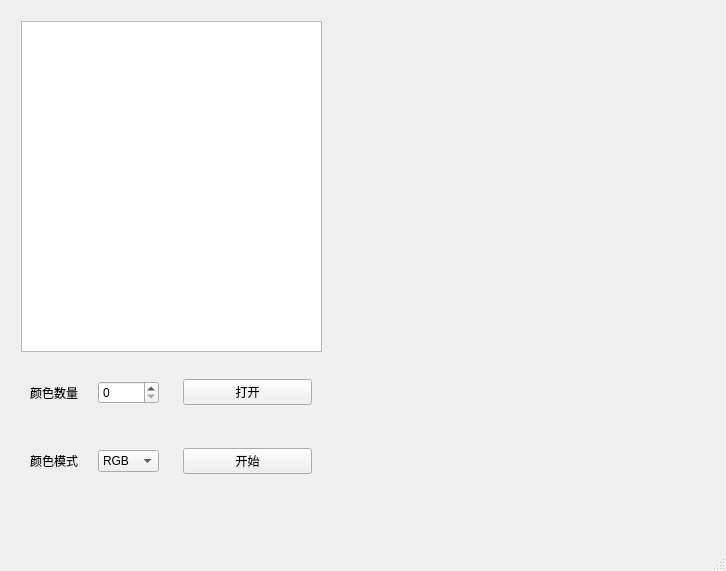
<?xml version="1.0" encoding="UTF-8"?>
<ui version="4.0">
 <class>mainwindow</class>
 <widget class="QMainWindow" name="mainwindow">
  <property name="enabled">
   <bool>true</bool>
  </property>
  <property name="geometry">
   <rect>
    <x>0</x>
    <y>0</y>
    <width>726</width>
    <height>571</height>
   </rect>
  </property>
  <property name="minimumSize">
   <size>
    <width>726</width>
    <height>0</height>
   </size>
  </property>
  <property name="maximumSize">
   <size>
    <width>726</width>
    <height>578</height>
   </size>
  </property>
  <property name="windowTitle">
   <string>ColorTool</string>
  </property>
  <widget class="QWidget" name="centralwidget">
   <widget class="QWidget" name="widget_7" native="true">
    <property name="geometry">
     <rect>
      <x>11</x>
      <y>11</y>
      <width>321</width>
      <height>499</height>
     </rect>
    </property>
    <widget class="QWidget" name="widget" native="true">
     <property name="geometry">
      <rect>
       <x>10</x>
       <y>350</y>
       <width>300</width>
       <height>131</height>
      </rect>
     </property>
     <layout class="QGridLayout" name="gridLayout">
      <item row="0" column="0">
       <widget class="QWidget" name="widget_2" native="true">
        <layout class="QHBoxLayout" name="horizontalLayout">
         <item>
          <widget class="QLabel" name="label">
           <property name="text">
            <string>颜色数量</string>
           </property>
          </widget>
         </item>
         <item>
          <widget class="QSpinBox" name="colorNum">
           <property name="minimumSize">
            <size>
             <width>44</width>
             <height>0</height>
            </size>
           </property>
           <property name="maximum">
            <number>20</number>
           </property>
          </widget>
         </item>
        </layout>
       </widget>
      </item>
      <item row="0" column="1">
       <widget class="QWidget" name="widget_3" native="true">
        <layout class="QHBoxLayout" name="horizontalLayout_3">
         <item>
          <widget class="QPushButton" name="loadBtn">
           <property name="text">
            <string>打开</string>
           </property>
          </widget>
         </item>
        </layout>
       </widget>
      </item>
      <item row="1" column="0">
       <widget class="QWidget" name="widget_5" native="true">
        <layout class="QHBoxLayout" name="horizontalLayout_2">
         <item>
          <widget class="QLabel" name="label_2">
           <property name="text">
            <string>颜色模式</string>
           </property>
          </widget>
         </item>
         <item>
          <widget class="QComboBox" name="colorType">
           <item>
            <property name="text">
             <string>RGB</string>
            </property>
           </item>
           <item>
            <property name="text">
             <string>#hex</string>
            </property>
           </item>
           <item>
            <property name="text">
             <string>HSV</string>
            </property>
           </item>
          </widget>
         </item>
        </layout>
       </widget>
      </item>
      <item row="1" column="1">
       <widget class="QWidget" name="widget_4" native="true">
        <layout class="QHBoxLayout" name="horizontalLayout_4">
         <item>
          <widget class="QPushButton" name="startBtn">
           <property name="text">
            <string>开始</string>
           </property>
          </widget>
         </item>
        </layout>
       </widget>
      </item>
     </layout>
    </widget>
    <widget class="QGraphicsView" name="imgShow">
     <property name="geometry">
      <rect>
       <x>10</x>
       <y>10</y>
       <width>301</width>
       <height>331</height>
      </rect>
     </property>
    </widget>
   </widget>
   <widget class="QWidget" name="widget_8" native="true">
    <property name="geometry">
     <rect>
      <x>350</x>
      <y>10</y>
      <width>161</width>
      <height>501</height>
     </rect>
    </property>
   </widget>
   <zorder>widget_8</zorder>
   <zorder>widget_7</zorder>
  </widget>
  <widget class="QMenuBar" name="menubar">
   <property name="geometry">
    <rect>
     <x>0</x>
     <y>0</y>
     <width>726</width>
     <height>26</height>
    </rect>
   </property>
  </widget>
  <widget class="QStatusBar" name="statusbar"/>
 </widget>
 <resources/>
 <connections/>
</ui>
